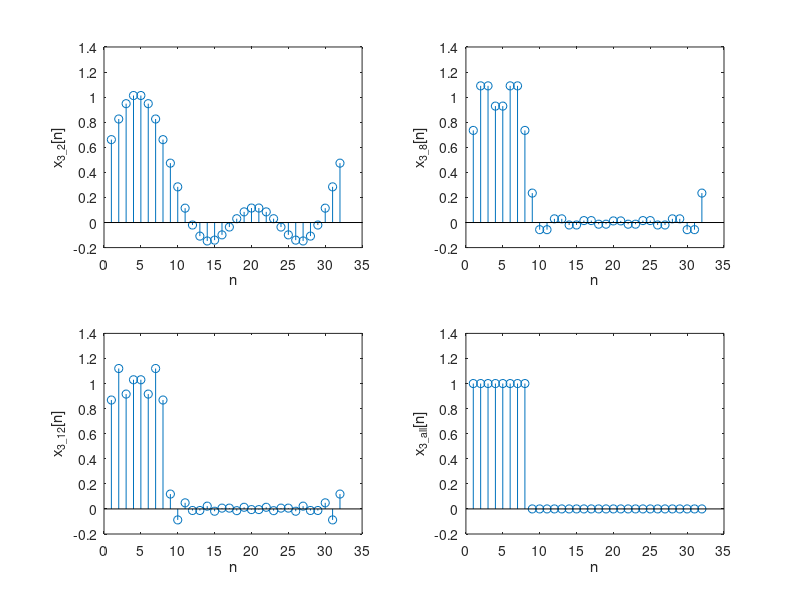

Write the MATLAB code that produced this figure.
x3=[ones(1,8) zeros(1,24)];
nx3=[0:length(x3)-1];    %---------------------------------
N=63;    %---------------------------------
for n=0:N    %---------------------------------
    r=mod(n,32);    %---------------------------------
    x3_(n+1)=x3(r+1);    %---------------------------------
end    %---------------------------------
c = (1/32)*fft(x3);
n = 0:31;

x32 = 0;x38 = 0;x312 = 0;x3all = 0;

for t=1:3
    x32 = x32 + c(t)*exp(1j*(t-1)*(2*pi/32)*n);
end
for t=2:3
    x32 = x32 + conj(c(t))*exp(1j*(1-t)*(2*pi/32)*n);
end   
    
for t=1:9
    x38 = x38 + c(t)*exp(1j*(t-1)*(2*pi/32)*n);
end
for t=2:9
    x38 = x38 + conj(c(t))*exp(1j*(1-t)*(2*pi/32)*n);
end   

for t=1:13
    x312 = x312 + c(t)*exp(1j*(t-1)*(2*pi/32)*n);
end
for t=2:13
    x312 = x312 + conj(c(t))*exp(1j*(1-t)*(2*pi/32)*n);
end   

for t=1:17
    x3all = x3all + c(t)*exp(1j*(t-1)*(2*pi/32)*n);
end
for t=2:16
    x3all = x3all + conj(c(t))*exp(1j*(1-t)*(2*pi/32)*n);
end   

figure
subplot(2,2,1);stem(x32);ylabel('x_{3\_2}[n]');xlabel('n')
subplot(2,2,2);stem(x38);ylabel('x_{3\_8}[n]');xlabel('n')
subplot(2,2,3);stem(x312);ylabel('x_{3\_{12}}[n]');xlabel('n')
subplot(2,2,4);stem(real(x3all));ylabel('x_{3\_all}[n]');xlabel('n')

